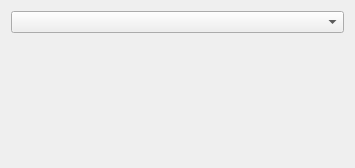
<?xml version="1.0" encoding="UTF-8"?>
<ui version="4.0">
 <class>BrowserStack</class>
 <widget class="QWidget" name="BrowserStack">
  <property name="geometry">
   <rect>
    <x>0</x>
    <y>0</y>
    <width>355</width>
    <height>168</height>
   </rect>
  </property>
  <property name="sizePolicy">
   <sizepolicy hsizetype="Preferred" vsizetype="MinimumExpanding">
    <horstretch>0</horstretch>
    <verstretch>0</verstretch>
   </sizepolicy>
  </property>
  <property name="windowTitle">
   <string>Form</string>
  </property>
  <layout class="QVBoxLayout" name="verticalLayout">
   <item>
    <widget class="QComboBox" name="comboBox"/>
   </item>
   <item>
    <widget class="QStackedWidget" name="browser_stack">
     <property name="sizePolicy">
      <sizepolicy hsizetype="Preferred" vsizetype="MinimumExpanding">
       <horstretch>0</horstretch>
       <verstretch>0</verstretch>
      </sizepolicy>
     </property>
     <property name="currentIndex">
      <number>-1</number>
     </property>
    </widget>
   </item>
  </layout>
 </widget>
 <resources/>
 <connections>
  <connection>
   <sender>browser_stack</sender>
   <signal>currentChanged(int)</signal>
   <receiver>comboBox</receiver>
   <slot>setCurrentIndex(int)</slot>
   <hints>
    <hint type="sourcelabel">
     <x>268</x>
     <y>106</y>
    </hint>
    <hint type="destinationlabel">
     <x>276</x>
     <y>16</y>
    </hint>
   </hints>
  </connection>
 </connections>
</ui>
